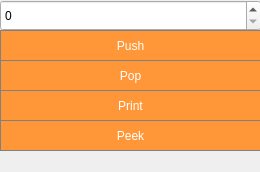
<?xml version="1.0" encoding="UTF-8"?>
<ui version="4.0">
 <class>MainWindow</class>
 <widget class="QMainWindow" name="MainWindow">
  <property name="geometry">
   <rect>
    <x>0</x>
    <y>0</y>
    <width>260</width>
    <height>172</height>
   </rect>
  </property>
  <property name="windowTitle">
   <string>MainWindow</string>
  </property>
  <widget class="QWidget" name="centralwidget">
   <widget class="QPushButton" name="pushButton_4">
    <property name="geometry">
     <rect>
      <x>0</x>
      <y>120</y>
      <width>261</width>
      <height>31</height>
     </rect>
    </property>
    <property name="styleSheet">
     <string notr="true">QPushButton {
  background-color: rgb(255, 151, 57);
  color: white; 
  border: 1px solid gray;
}

QPushButton:pressed {
    background-color: qlineargradient(x1: 0, y1: 0, x2: 0, y2: 1,
                                      stop: 0 #FF7832, stop: 1 #FF9739);
}</string>
    </property>
    <property name="text">
     <string>Peek</string>
    </property>
   </widget>
   <widget class="QPushButton" name="pushButton_3">
    <property name="geometry">
     <rect>
      <x>0</x>
      <y>90</y>
      <width>261</width>
      <height>31</height>
     </rect>
    </property>
    <property name="styleSheet">
     <string notr="true">QPushButton {
  background-color: rgb(255, 151, 57);
  color: white; 
  border: 1px solid gray;
}

QPushButton:pressed {
    background-color: qlineargradient(x1: 0, y1: 0, x2: 0, y2: 1,
                                      stop: 0 #FF7832, stop: 1 #FF9739);
}</string>
    </property>
    <property name="text">
     <string>Print</string>
    </property>
   </widget>
   <widget class="QPushButton" name="pushButton_2">
    <property name="geometry">
     <rect>
      <x>0</x>
      <y>60</y>
      <width>261</width>
      <height>31</height>
     </rect>
    </property>
    <property name="styleSheet">
     <string notr="true">QPushButton {
  background-color: rgb(255, 151, 57);
  color: white; 
  border: 1px solid gray;
}

QPushButton:pressed {
    background-color: qlineargradient(x1: 0, y1: 0, x2: 0, y2: 1,
                                      stop: 0 #FF7832, stop: 1 #FF9739);
}</string>
    </property>
    <property name="text">
     <string>Pop</string>
    </property>
   </widget>
   <widget class="QSpinBox" name="spinBox">
    <property name="geometry">
     <rect>
      <x>0</x>
      <y>0</y>
      <width>261</width>
      <height>31</height>
     </rect>
    </property>
   </widget>
   <widget class="QPushButton" name="pushButton">
    <property name="geometry">
     <rect>
      <x>0</x>
      <y>30</y>
      <width>261</width>
      <height>31</height>
     </rect>
    </property>
    <property name="styleSheet">
     <string notr="true">QPushButton {
  background-color: rgb(255, 151, 57);
  color: white; 
  border: 1px solid gray;
}

QPushButton:pressed {
    background-color: qlineargradient(x1: 0, y1: 0, x2: 0, y2: 1,
                                      stop: 0 #FF7832, stop: 1 #FF9739);
}</string>
    </property>
    <property name="text">
     <string>Push</string>
    </property>
   </widget>
  </widget>
  <widget class="QMenuBar" name="menubar">
   <property name="geometry">
    <rect>
     <x>0</x>
     <y>0</y>
     <width>260</width>
     <height>21</height>
    </rect>
   </property>
  </widget>
 </widget>
 <resources/>
 <connections/>
</ui>
